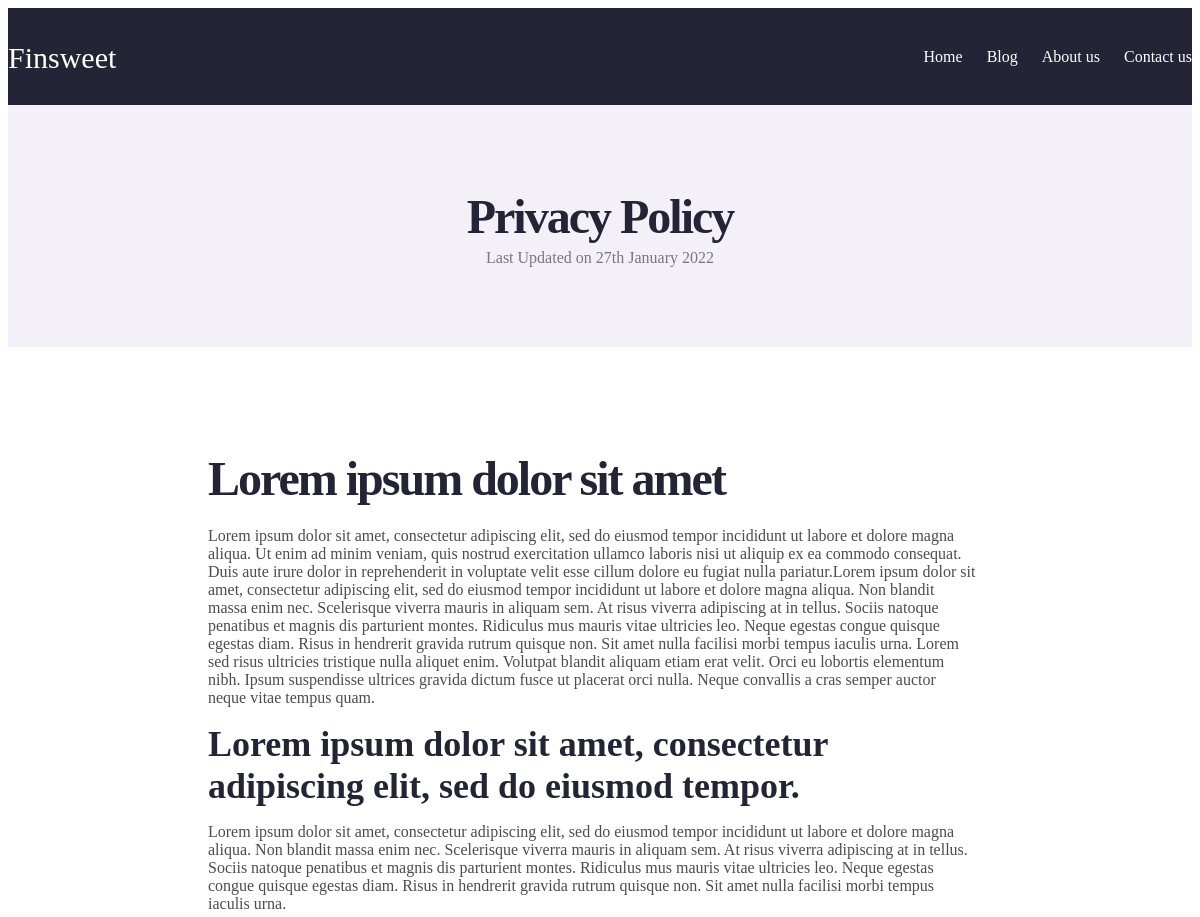
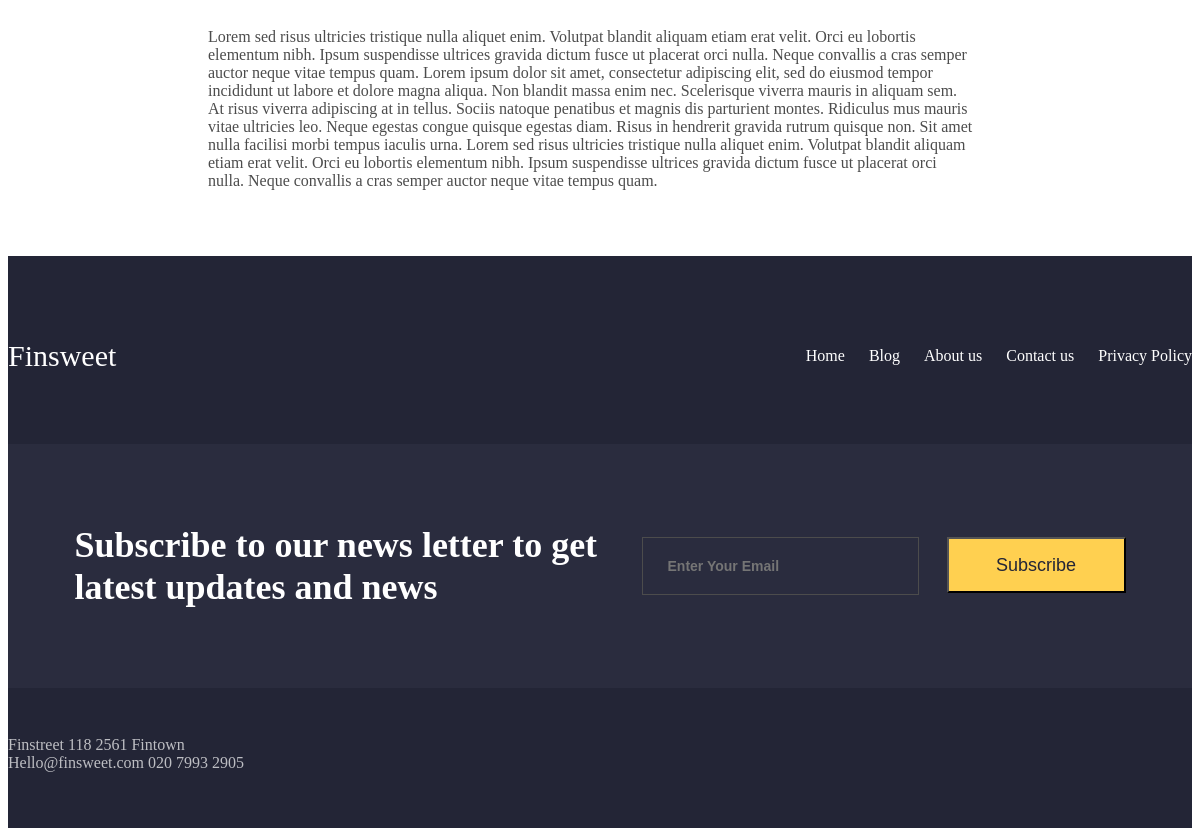
The page /privacy_policy on the database as committed earlier (2 pictures, top to bottom).
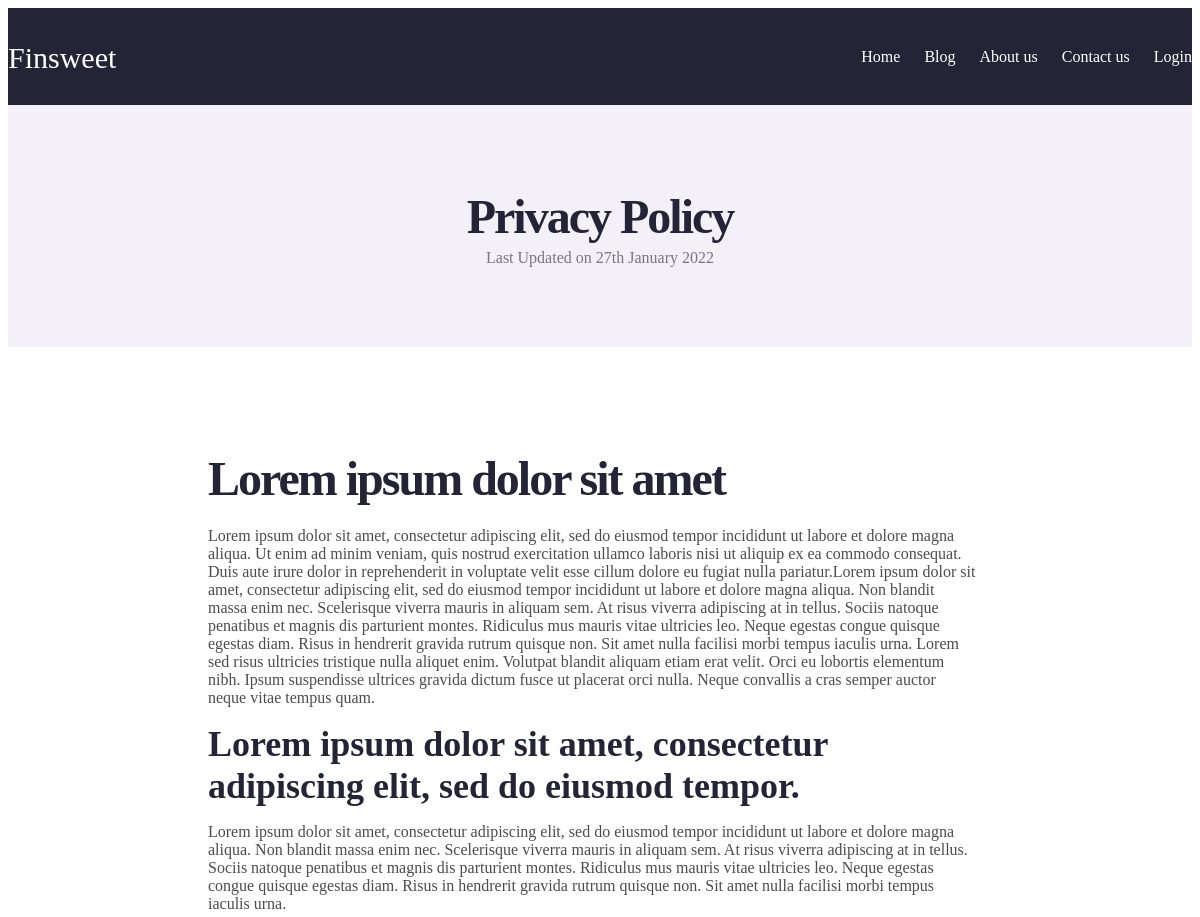
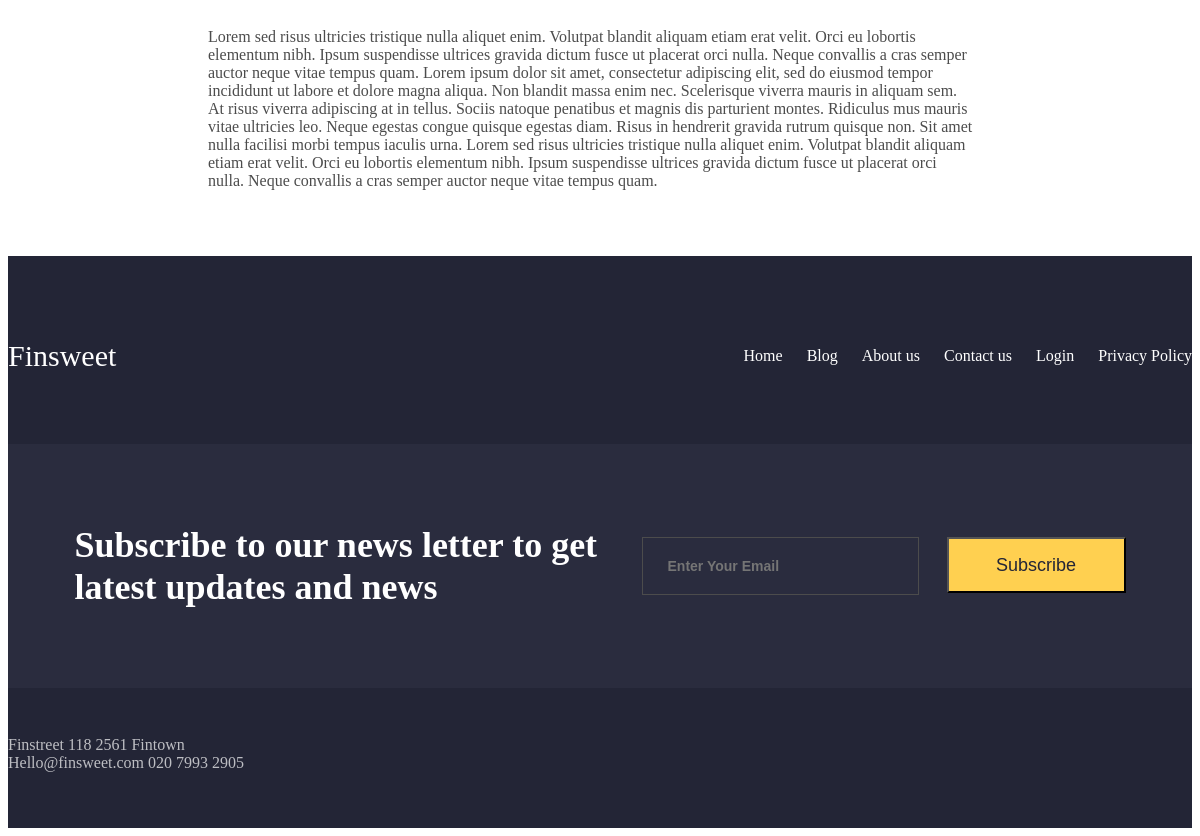
The same page on the database as committed later (2 pictures, top to bottom).
### tables this page shows
CREATE TABLE mainmenu(
    id INTEGER PRIMARY KEY AUTOINCREMENT,
    title TEXT NOT NULL,
    url TEXT NOT NULL
);

### flsite.py (the view)
@app.route('/privacy_policy')
def privacy_policy():
    db = get_db()
    menu = FDataBase(db)
    return render_template('privacy_policy.html', title='Privacy Psolicy', menu=menu.get_menu())

### FDataBase.py (called while the page is built)
    def get_menu(self):
        sql = 'SELECT * FROM mainmenu'
        try:
            self.__cur.execute(sql)
            res = self.__cur.fetchall()
            if res:
                return res
        except IOError:
            print('Ошибка чтения из базы данных')
        return []

### flsite.py (called while the page is built)
def connect_db():
    con = sqlite3.connect(app.config['DATABASE'])
    con.row_factory = sqlite3.Row
    return con

def get_db():
    if not hasattr(g, 'link_db'):
        g.link_db = connect_db()
    return g.link_db

### templates/privacy_policy.html
{% extends 'base.html' %} {% block content%} {{super()}}
<div class="policy">
  <div class="block__policy__title">
    <h2>Privacy Policy</h2>
    <p>Last Updated on 27th January 2022</p>
  </div>
  <div class="content">
    <div class="block__policy">
      <div class="block__policy__info">
        <h3>Lorem ipsum dolor sit amet</h3>
        <p>
          Lorem ipsum dolor sit amet, consectetur adipiscing elit, sed do
          eiusmod tempor incididunt ut labore et dolore magna aliqua. Ut enim ad
          minim veniam, quis nostrud exercitation ullamco laboris nisi ut
          aliquip ex ea commodo consequat. Duis aute irure dolor in
          reprehenderit in voluptate velit esse cillum dolore eu fugiat nulla
          pariatur.Lorem ipsum dolor sit amet, consectetur adipiscing elit, sed
          do eiusmod tempor incididunt ut labore et dolore magna aliqua. Non
          blandit massa enim nec. Scelerisque viverra mauris in aliquam sem. At
          risus viverra adipiscing at in tellus. Sociis natoque penatibus et
          magnis dis parturient montes. Ridiculus mus mauris vitae ultricies
          leo. Neque egestas congue quisque egestas diam. Risus in hendrerit
          gravida rutrum quisque non. Sit amet nulla facilisi morbi tempus
          iaculis urna. Lorem sed risus ultricies tristique nulla aliquet enim.
          Volutpat blandit aliquam etiam erat velit. Orci eu lobortis elementum
          nibh. Ipsum suspendisse ultrices gravida dictum fusce ut placerat orci
          nulla. Neque convallis a cras semper auctor neque vitae tempus quam.
        </p>
        <h4>
          Lorem ipsum dolor sit amet, consectetur adipiscing elit, sed do
          eiusmod tempor.
        </h4>
        <p>
          Lorem ipsum dolor sit amet, consectetur adipiscing elit, sed do
          eiusmod tempor incididunt ut labore et dolore magna aliqua. Non
          blandit massa enim nec. Scelerisque viverra mauris in aliquam sem. At
          risus viverra adipiscing at in tellus. Sociis natoque penatibus et
          magnis dis parturient montes. Ridiculus mus mauris vitae ultricies
          leo. Neque egestas congue quisque egestas diam. Risus in hendrerit
          gravida rutrum quisque non. Sit amet nulla facilisi morbi tempus
          iaculis urna.
        </p>
        <p>
          Lorem sed risus ultricies tristique nulla aliquet enim. Volutpat
          blandit aliquam etiam erat velit. Orci eu lobortis elementum nibh.
          Ipsum suspendisse ultrices gravida dictum fusce ut placerat orci
          nulla. Neque convallis a cras semper auctor neque vitae tempus quam.
          Lorem ipsum dolor sit amet, consectetur adipiscing elit, sed do
          eiusmod tempor incididunt ut labore et dolore magna aliqua. Non
          blandit massa enim nec. Scelerisque viverra mauris in aliquam sem. At
          risus viverra adipiscing at in tellus. Sociis natoque penatibus et
          magnis dis parturient montes. Ridiculus mus mauris vitae ultricies
          leo. Neque egestas congue quisque egestas diam. Risus in hendrerit
          gravida rutrum quisque non. Sit amet nulla facilisi morbi tempus
          iaculis urna. Lorem sed risus ultricies tristique nulla aliquet enim.
          Volutpat blandit aliquam etiam erat velit. Orci eu lobortis elementum
          nibh. Ipsum suspendisse ultrices gravida dictum fusce ut placerat orci
          nulla. Neque convallis a cras semper auctor neque vitae tempus quam.
        </p>
      </div>
    </div>
  </div>
</div>
{% endblock content%}

### templates/base.html (shortened to what this page needs)
<!DOCTYPE html>
<html lang="en">
  <head>
    <link
      rel="stylesheet"
      href="{{ url_for('static', filename='css/style.css') }}"
    />
  </head>
  <body>
    {% block menu %}
    <div class="menu">
      <div class="content">
        <div class="menu__title">
          <p>Finsweet</p>
          <ul class="menu__menu">
            {%for m in menu%}
            <li><a href="{{m.url}}">{{m.title}}</a></li>
            {%endfor%}
          </ul>
        </div>
      </div>
    </div>
    {% endblock menu%}
    {% block content%} {% endblock content%} {%block footer
    %}
    <div class="footer">
      <div class="content">
        <div class="footer__info">
          <div class="footer__menu">
            <p>Finsweet</p>
            <ul class="footer__menu__ul">
              {%for m in menu%}
              <li><a href="{{m.url}}">{{m.title}}</a></li>
              {%endfor%}
              <li><a href="privacy_policy">Privacy Policy</a></li>
            </ul>
          </div>
          <div class="footer__form">
           <p>Subscribe to our news letter to get latest updates and news</p>
            <form action="#">
              <field class="footer__form__field">
              <input type="email" name="email" placeholder="Enter Your Email" required />
              <input type="submit" value="Subscribe" />
            </form></field>
          </div>
          <div class="footer__address">
            <p>
              Finstreet 118 2561 Fintown
            </p>
            <p>Hello@finsweet.com  020 7993 2905</p>
          </div>
        </div>
      </div>
    </div>
    {% endblock footer %}
  </body>
</html>

Rows that differ between the two databases and show on the page:
added mainmenu: title "Login"
